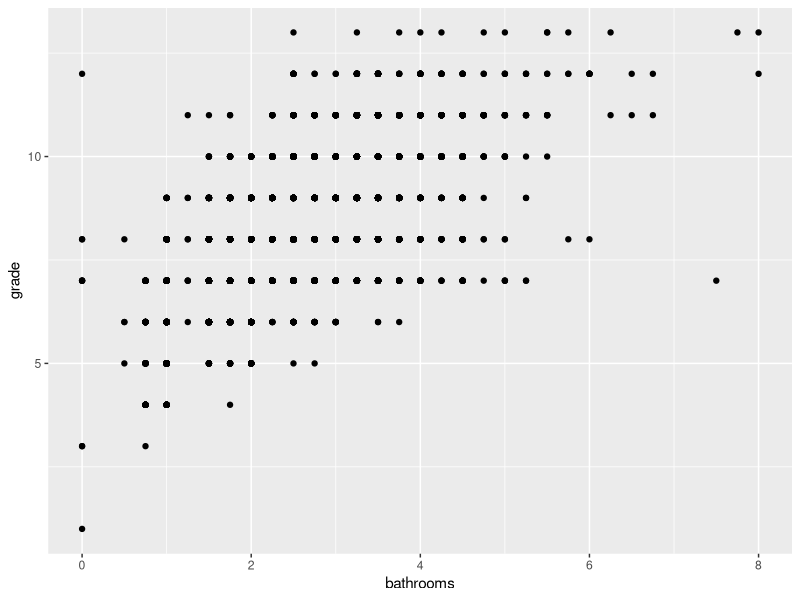
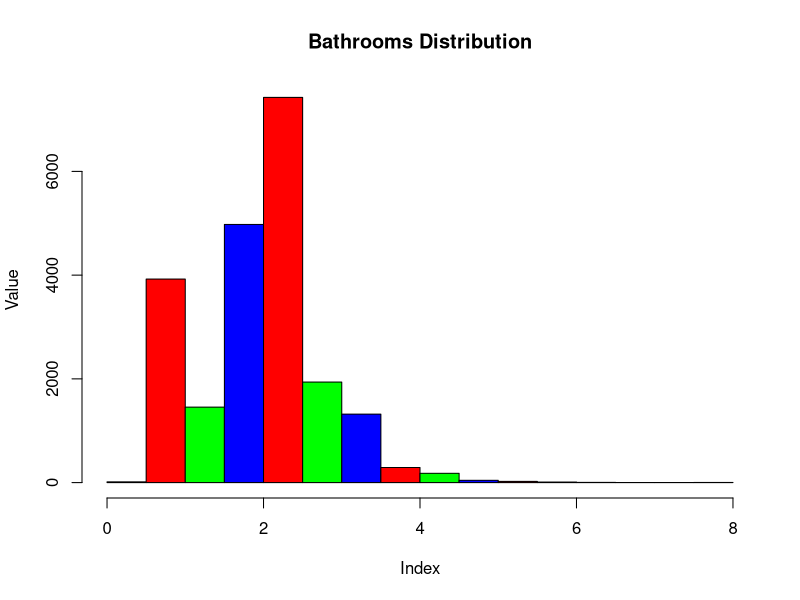

The R script that drew these images, in order:
df <- read.csv('kc_house_data.csv')

head(df)

tail(df)

range(df$grade)
range(df$bedrooms)

library(ggplot2)
ggplot(data = df, aes(x=bathrooms, y=grade)) + geom_point()

hist(df$bathrooms, main='Bathrooms Distribution',
     xlab='Index', ylab='Value', border='black',
     col=c('blue','red', 'green'))
